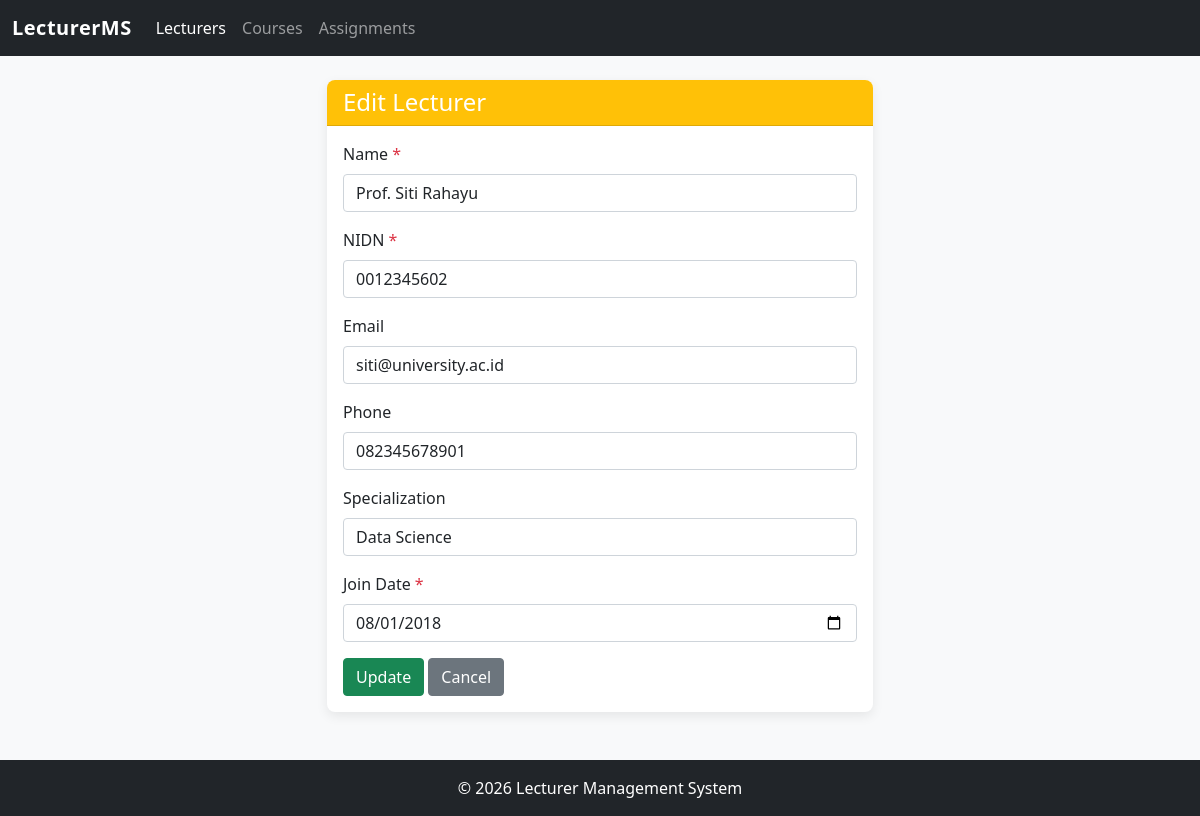
Page /Project/index.php?page=lecturers&action=edit&id=2 on the committed database.
### tables this page shows
CREATE TABLE lecturers (
    id INT AUTO_INCREMENT PRIMARY KEY,
    name VARCHAR(100) NOT NULL,
    nidn VARCHAR(20) NOT NULL UNIQUE,
    email VARCHAR(100) UNIQUE,
    phone VARCHAR(15),
    specialization VARCHAR(100),
    join_date DATE NOT NULL
);

### Project/controllers/LecturerController.php (called while the page is built, shortened)
<?php
require_once __DIR__ . '/../models/Lecturer.php';
class LecturerController {
    private $model;
    public function __construct() {
        $this->model = new Lecturer();
    }
    public function edit() {
        $id = (int)($_GET['id'] ?? 0);
        $lecturer = $this->model->getById($id);
        require __DIR__ . '/../views/lecturers/edit.php';
    }
}

### Project/config/database.php (called while the page is built, shortened)
<?php
class Database {
    private $host = "localhost";
    private $username = "root";
    private $password = "";
    private $dbname = "tp_mvc25";
    public function __construct() {
        try {
            $this->conn = new PDO(
                "mysql:host={$this->host};dbname={$this->dbname}",
                $this->username,
                $this->password
            );
        } catch (PDOException $e) {
            die("Koneksi gagal: " . $e->getMessage());
        }
    }
}

### Project/models/Lecturer.php (called while the page is built, shortened)
<?php
require_once __DIR__ . '/../config/database.php';
class Lecturer {
    private $db;
    public function __construct() {
        $this->db = (new Database())->conn;
    }
    public function getById($id) {
        $stmt = $this->db->prepare("SELECT * FROM lecturers WHERE id = ?");
        $stmt->execute([$id]);
        return $stmt->fetch();
    }
}

### Project/views/lecturers/edit.php (the view, shortened to what this page needs)
<?php require __DIR__ . '/../layouts/header.php'; ?>
<div class="row justify-content-center">
    <div class="col-lg-6">
        <div class="card">
            <div class="card-header bg-warning text-white">
                <h4 class="mb-0">Edit Lecturer</h4>
            </div>
            <div class="card-body">
                <form method="POST">
                    <div class="mb-3">
                        <label class="form-label">Name <span class="text-danger">*</span></label>
                        <input type="text" name="name" class="form-control" required
                               value="<?= htmlspecialchars($lecturer['name']) ?>">
                    </div>
                    <div class="mb-3">
                        <label class="form-label">NIDN <span class="text-danger">*</span></label>
                        <input type="text" name="nidn" class="form-control" required
                               value="<?= htmlspecialchars($lecturer['nidn']) ?>">
                    </div>
                    <div class="mb-3">
                        <label class="form-label">Email</label>
                        <input type="email" name="email" class="form-control"
                               value="<?= htmlspecialchars($lecturer['email'] ?? '') ?>">
                    </div>
                    <div class="mb-3">
                        <label class="form-label">Phone</label>
                        <input type="text" name="phone" class="form-control"
                               value="<?= htmlspecialchars($lecturer['phone'] ?? '') ?>">
                    </div>
                    <div class="mb-3">
                        <label class="form-label">Specialization</label>
                        <input type="text" name="specialization" class="form-control"
                               value="<?= htmlspecialchars($lecturer['specialization'] ?? '') ?>">
                    </div>
                    <div class="mb-3">
                        <label class="form-label">Join Date <span class="text-danger">*</span></label>
                        <input type="date" name="join_date" class="form-control" required
                               value="<?= htmlspecialchars($lecturer['join_date']) ?>">
                    </div>
                    <button type="submit" class="btn btn-success">Update</button>
                    <a href="index.php?page=lecturers" class="btn btn-secondary">Cancel</a>
                </form>
            </div>
        </div>
    </div>
</div>
<?php require __DIR__ . '/../layouts/footer.php'; ?>

### Project/public/css/style.css (style rules this page uses)
body { background-color: #f8f9fa; min-height: 100vh; display: flex; flex-direction: column; }
.card { border: none; box-shadow: 0 4px 12px rgba(0,0,0,0.08); border-radius: 8px; overflow: hidden; }

### rows in the picture
lecturers: name "Prof. Siti Rahayu", nidn "0012345602", email "siti@university.ac.id", phone "082345678901", specialization "Data Science", join_date "08/01/2018"
